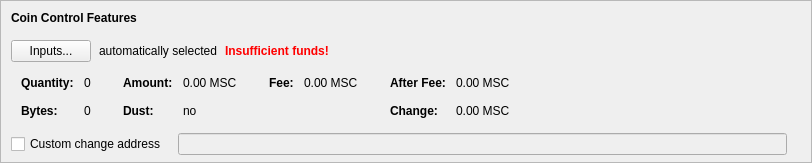
    <widget class="QFrame" name="frameCoinControl">
     <property name="sizePolicy">
      <sizepolicy hsizetype="Expanding" vsizetype="Expanding">
       <horstretch>0</horstretch>
       <verstretch>0</verstretch>
      </sizepolicy>
     </property>
     <property name="maximumSize">
      <size>
       <width>16777215</width>
       <height>16777215</height>
      </size>
     </property>
     <property name="frameShape">
      <enum>QFrame::StyledPanel</enum>
     </property>
     <property name="frameShadow">
      <enum>QFrame::Sunken</enum>
     </property>
     <layout class="QVBoxLayout" name="verticalLayoutCoinControl2">
      <property name="spacing">
       <number>0</number>
      </property>
      <property name="leftMargin">
       <number>0</number>
      </property>
      <property name="topMargin">
       <number>0</number>
      </property>
      <property name="rightMargin">
       <number>0</number>
      </property>
      <property name="bottomMargin">
       <number>6</number>
      </property>
      <item>
       <layout class="QVBoxLayout" name="verticalLayoutCoinControl" stretch="0,0,0,0,1">
        <property name="spacing">
         <number>0</number>
        </property>
        <property name="leftMargin">
         <number>10</number>
        </property>
        <property name="topMargin">
         <number>10</number>
        </property>
        <item>
         <layout class="QHBoxLayout" name="horizontalLayoutCoinControl1">
          <property name="bottomMargin">
           <number>15</number>
          </property>
          <item>
           <widget class="QLabel" name="labelCoinControlFeatures">
            <property name="sizePolicy">
             <sizepolicy hsizetype="Preferred" vsizetype="Maximum">
              <horstretch>0</horstretch>
              <verstretch>0</verstretch>
             </sizepolicy>
            </property>
            <property name="font">
             <font>
              <weight>75</weight>
              <bold>true</bold>
             </font>
            </property>
            <property name="styleSheet">
             <string notr="true">font-weight:bold;</string>
            </property>
            <property name="text">
             <string>Coin Control Features</string>
            </property>
           </widget>
          </item>
         </layout>
        </item>
        <item>
         <layout class="QHBoxLayout" name="horizontalLayoutCoinControl2" stretch="0,0,0,0">
          <property name="spacing">
           <number>8</number>
          </property>
          <property name="bottomMargin">
           <number>10</number>
          </property>
          <item>
           <widget class="QPushButton" name="pushButtonCoinControl">
            <property name="styleSheet">
             <string notr="true"/>
            </property>
            <property name="text">
             <string>Inputs...</string>
            </property>
            <property name="autoDefault">
             <bool>false</bool>
            </property>
           </widget>
          </item>
          <item>
           <widget class="QLabel" name="labelCoinControlAutomaticallySelected">
            <property name="text">
             <string>automatically selected</string>
            </property>
            <property name="margin">
             <number>5</number>
            </property>
           </widget>
          </item>
          <item>
           <widget class="QLabel" name="labelCoinControlInsuffFunds">
            <property name="font">
             <font>
              <weight>75</weight>
              <bold>true</bold>
             </font>
            </property>
            <property name="styleSheet">
             <string notr="true">color:red;font-weight:bold;</string>
            </property>
            <property name="text">
             <string>Insufficient funds!</string>
            </property>
            <property name="margin">
             <number>5</number>
            </property>
           </widget>
          </item>
          <item>
           <spacer name="horizontalSpacerCoinControl">
            <property name="orientation">
             <enum>Qt::Horizontal</enum>
            </property>
            <property name="sizeHint" stdset="0">
             <size>
              <width>40</width>
              <height>1</height>
             </size>
            </property>
           </spacer>
          </item>
         </layout>
        </item>
        <item>
         <widget class="QWidget" name="widgetCoinControl" native="true">
          <property name="sizePolicy">
           <sizepolicy hsizetype="Preferred" vsizetype="Preferred">
            <horstretch>0</horstretch>
            <verstretch>0</verstretch>
           </sizepolicy>
          </property>
          <property name="minimumSize">
           <size>
            <width>0</width>
            <height>0</height>
           </size>
          </property>
          <property name="styleSheet">
           <string notr="true"/>
          </property>
          <layout class="QHBoxLayout" name="horizontalLayoutCoinControl5">
           <property name="leftMargin">
            <number>0</number>
           </property>
           <property name="topMargin">
            <number>0</number>
           </property>
           <property name="rightMargin">
            <number>0</number>
           </property>
           <property name="bottomMargin">
            <number>0</number>
           </property>
           <item>
            <layout class="QHBoxLayout" name="horizontalLayoutCoinControl3" stretch="0,0,0,1">
             <property name="spacing">
              <number>20</number>
             </property>
             <property name="topMargin">
              <number>0</number>
             </property>
             <property name="bottomMargin">
              <number>10</number>
             </property>
             <item>
              <layout class="QFormLayout" name="formLayoutCoinControl1">
               <property name="horizontalSpacing">
                <number>10</number>
               </property>
               <property name="verticalSpacing">
                <number>14</number>
               </property>
               <property name="leftMargin">
                <number>10</number>
               </property>
               <property name="topMargin">
                <number>4</number>
               </property>
               <property name="rightMargin">
                <number>6</number>
               </property>
               <item row="0" column="0">
                <widget class="QLabel" name="labelCoinControlQuantityText">
                 <property name="font">
                  <font>
                   <weight>75</weight>
                   <bold>true</bold>
                  </font>
                 </property>
                 <property name="text">
                  <string>Quantity:</string>
                 </property>
                 <property name="margin">
                  <number>0</number>
                 </property>
                </widget>
               </item>
               <item row="0" column="1">
                <widget class="QLabel" name="labelCoinControlQuantity">
                 <property name="cursor">
                  <cursorShape>IBeamCursor</cursorShape>
                 </property>
                 <property name="contextMenuPolicy">
                  <enum>Qt::ActionsContextMenu</enum>
                 </property>
                 <property name="text">
                  <string notr="true">0</string>
                 </property>
                 <property name="margin">
                  <number>0</number>
                 </property>
                 <property name="textInteractionFlags">
                  <set>Qt::LinksAccessibleByMouse|Qt::TextSelectableByKeyboard|Qt::TextSelectableByMouse</set>
                 </property>
                </widget>
               </item>
               <item row="1" column="0">
                <widget class="QLabel" name="labelCoinControlBytesText">
                 <property name="font">
                  <font>
                   <weight>75</weight>
                   <bold>true</bold>
                  </font>
                 </property>
                 <property name="text">
                  <string>Bytes:</string>
                 </property>
                </widget>
               </item>
               <item row="1" column="1">
                <widget class="QLabel" name="labelCoinControlBytes">
                 <property name="cursor">
                  <cursorShape>IBeamCursor</cursorShape>
                 </property>
                 <property name="contextMenuPolicy">
                  <enum>Qt::ActionsContextMenu</enum>
                 </property>
                 <property name="text">
                  <string notr="true">0</string>
                 </property>
                 <property name="textInteractionFlags">
                  <set>Qt::LinksAccessibleByMouse|Qt::TextSelectableByKeyboard|Qt::TextSelectableByMouse</set>
                 </property>
                </widget>
               </item>
              </layout>
             </item>
             <item>
              <layout class="QFormLayout" name="formLayoutCoinControl2">
               <property name="horizontalSpacing">
                <number>10</number>
               </property>
               <property name="verticalSpacing">
                <number>14</number>
               </property>
               <property name="leftMargin">
                <number>6</number>
               </property>
               <property name="topMargin">
                <number>4</number>
               </property>
               <property name="rightMargin">
                <number>6</number>
               </property>
               <item row="0" column="0">
                <widget class="QLabel" name="labelCoinControlAmountText">
                 <property name="font">
                  <font>
                   <weight>75</weight>
                   <bold>true</bold>
                  </font>
                 </property>
                 <property name="text">
                  <string>Amount:</string>
                 </property>
                 <property name="margin">
                  <number>0</number>
                 </property>
                </widget>
               </item>
               <item row="0" column="1">
                <widget class="QLabel" name="labelCoinControlAmount">
                 <property name="cursor">
                  <cursorShape>IBeamCursor</cursorShape>
                 </property>
                 <property name="contextMenuPolicy">
                  <enum>Qt::ActionsContextMenu</enum>
                 </property>
                 <property name="text">
                  <string notr="true">0.00 MSC</string>
                 </property>
                 <property name="textInteractionFlags">
                  <set>Qt::LinksAccessibleByMouse|Qt::TextSelectableByKeyboard|Qt::TextSelectableByMouse</set>
                 </property>
                </widget>
               </item>
               <item row="1" column="0">
                <widget class="QLabel" name="labelCoinControlLowOutputText">
                 <property name="font">
                  <font>
                   <weight>75</weight>
                   <bold>true</bold>
                  </font>
                 </property>
                 <property name="text">
                  <string>Dust:</string>
                 </property>
                </widget>
               </item>
               <item row="1" column="1">
                <widget class="QLabel" name="labelCoinControlLowOutput">
                 <property name="cursor">
                  <cursorShape>IBeamCursor</cursorShape>
                 </property>
                 <property name="contextMenuPolicy">
                  <enum>Qt::ActionsContextMenu</enum>
                 </property>
                 <property name="text">
                  <string notr="true">no</string>
                 </property>
                 <property name="textInteractionFlags">
                  <set>Qt::LinksAccessibleByMouse|Qt::TextSelectableByKeyboard|Qt::TextSelectableByMouse</set>
                 </property>
                </widget>
               </item>
              </layout>
             </item>
             <item>
              <layout class="QFormLayout" name="formLayoutCoinControl3">
               <property name="horizontalSpacing">
                <number>10</number>
               </property>
               <property name="verticalSpacing">
                <number>14</number>
               </property>
               <property name="leftMargin">
                <number>6</number>
               </property>
               <property name="topMargin">
                <number>4</number>
               </property>
               <property name="rightMargin">
                <number>6</number>
               </property>
               <item row="0" column="0">
                <widget class="QLabel" name="labelCoinControlFeeText">
                 <property name="font">
                  <font>
                   <weight>75</weight>
                   <bold>true</bold>
                  </font>
                 </property>
                 <property name="text">
                  <string>Fee:</string>
                 </property>
                 <property name="margin">
                  <number>0</number>
                 </property>
                </widget>
               </item>
               <item row="0" column="1">
                <widget class="QLabel" name="labelCoinControlFee">
                 <property name="cursor">
                  <cursorShape>IBeamCursor</cursorShape>
                 </property>
                 <property name="contextMenuPolicy">
                  <enum>Qt::ActionsContextMenu</enum>
                 </property>
                 <property name="text">
                  <string notr="true">0.00 MSC</string>
                 </property>
                 <property name="textInteractionFlags">
                  <set>Qt::LinksAccessibleByMouse|Qt::TextSelectableByKeyboard|Qt::TextSelectableByMouse</set>
                 </property>
                </widget>
               </item>
              </layout>
             </item>
             <item>
              <layout class="QFormLayout" name="formLayoutCoinControl4">
               <property name="horizontalSpacing">
                <number>10</number>
               </property>
               <property name="verticalSpacing">
                <number>14</number>
               </property>
               <property name="leftMargin">
                <number>6</number>
               </property>
               <property name="topMargin">
                <number>4</number>
               </property>
               <property name="rightMargin">
                <number>6</number>
               </property>
               <item row="0" column="0">
                <widget class="QLabel" name="labelCoinControlAfterFeeText">
                 <property name="font">
                  <font>
                   <weight>75</weight>
                   <bold>true</bold>
                  </font>
                 </property>
                 <property name="text">
                  <string>After Fee:</string>
                 </property>
                 <property name="margin">
                  <number>0</number>
                 </property>
                </widget>
               </item>
               <item row="0" column="1">
                <widget class="QLabel" name="labelCoinControlAfterFee">
                 <property name="cursor">
                  <cursorShape>IBeamCursor</cursorShape>
                 </property>
                 <property name="contextMenuPolicy">
                  <enum>Qt::ActionsContextMenu</enum>
                 </property>
                 <property name="text">
                  <string notr="true">0.00 MSC</string>
                 </property>
                 <property name="textInteractionFlags">
                  <set>Qt::LinksAccessibleByMouse|Qt::TextSelectableByKeyboard|Qt::TextSelectableByMouse</set>
                 </property>
                </widget>
               </item>
               <item row="1" column="0">
                <widget class="QLabel" name="labelCoinControlChangeText">
                 <property name="font">
                  <font>
                   <weight>75</weight>
                   <bold>true</bold>
                  </font>
                 </property>
                 <property name="text">
                  <string>Change:</string>
                 </property>
                </widget>
               </item>
               <item row="1" column="1">
                <widget class="QLabel" name="labelCoinControlChange">
                 <property name="cursor">
                  <cursorShape>IBeamCursor</cursorShape>
                 </property>
                 <property name="contextMenuPolicy">
                  <enum>Qt::ActionsContextMenu</enum>
                 </property>
                 <property name="text">
                  <string notr="true">0.00 MSC</string>
                 </property>
                 <property name="textInteractionFlags">
                  <set>Qt::LinksAccessibleByMouse|Qt::TextSelectableByKeyboard|Qt::TextSelectableByMouse</set>
                 </property>
                </widget>
               </item>
              </layout>
             </item>
            </layout>
           </item>
          </layout>
         </widget>
        </item>
        <item>
         <layout class="QHBoxLayout" name="horizontalLayoutCoinControl4" stretch="0,0,0">
          <property name="spacing">
           <number>12</number>
          </property>
          <property name="sizeConstraint">
           <enum>QLayout::SetDefaultConstraint</enum>
          </property>
          <property name="topMargin">
           <number>5</number>
          </property>
          <property name="rightMargin">
           <number>5</number>
          </property>
          <item>
           <widget class="QCheckBox" name="checkBoxCoinControlChange">
            <property name="toolTip">
             <string>If this is activated, but the change address is empty or invalid, change will be sent to a newly generated address.</string>
            </property>
            <property name="text">
             <string>Custom change address</string>
            </property>
           </widget>
          </item>
          <item>
           <widget class="QValidatedLineEdit" name="lineEditCoinControlChange">
            <property name="enabled">
             <bool>false</bool>
            </property>
            <property name="sizePolicy">
             <sizepolicy hsizetype="Expanding" vsizetype="Fixed">
              <horstretch>0</horstretch>
              <verstretch>0</verstretch>
             </sizepolicy>
            </property>
           </widget>
          </item>
          <item>
           <widget class="QLabel" name="labelCoinControlChangeLabel">
            <property name="sizePolicy">
             <sizepolicy hsizetype="Preferred" vsizetype="Expanding">
              <horstretch>0</horstretch>
              <verstretch>0</verstretch>
             </sizepolicy>
            </property>
            <property name="minimumSize">
             <size>
              <width>0</width>
              <height>0</height>
             </size>
            </property>
            <property name="text">
             <string/>
            </property>
            <property name="margin">
             <number>3</number>
            </property>
           </widget>
          </item>
         </layout>
        </item>
        <item>
         <spacer name="verticalSpacerCoinControl">
          <property name="orientation">
           <enum>Qt::Vertical</enum>
          </property>
          <property name="sizeHint" stdset="0">
           <size>
            <width>800</width>
            <height>1</height>
           </size>
          </property>
         </spacer>
        </item>
       </layout>
      </item>
     </layout>
    </widget>
